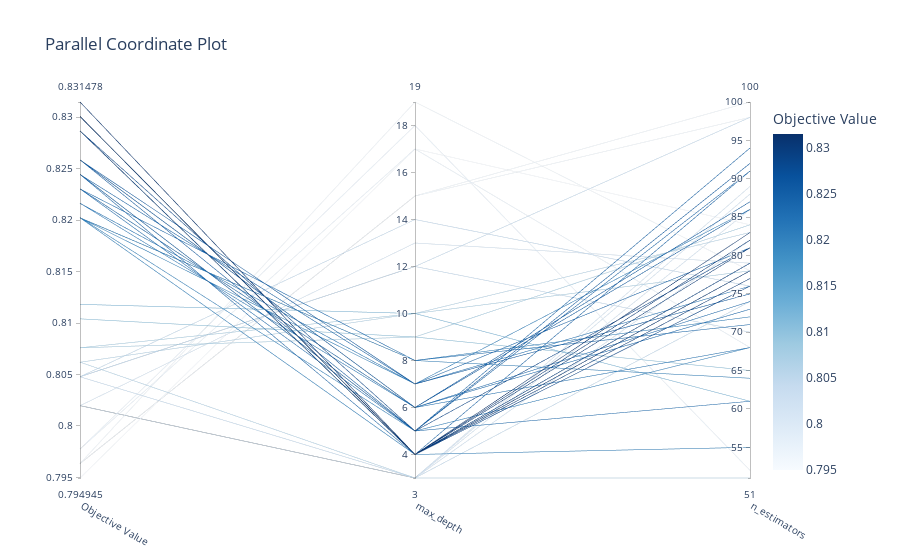

Notebook code for this chart:
### Code cell
plot_parallel_coordinate(study).show()
